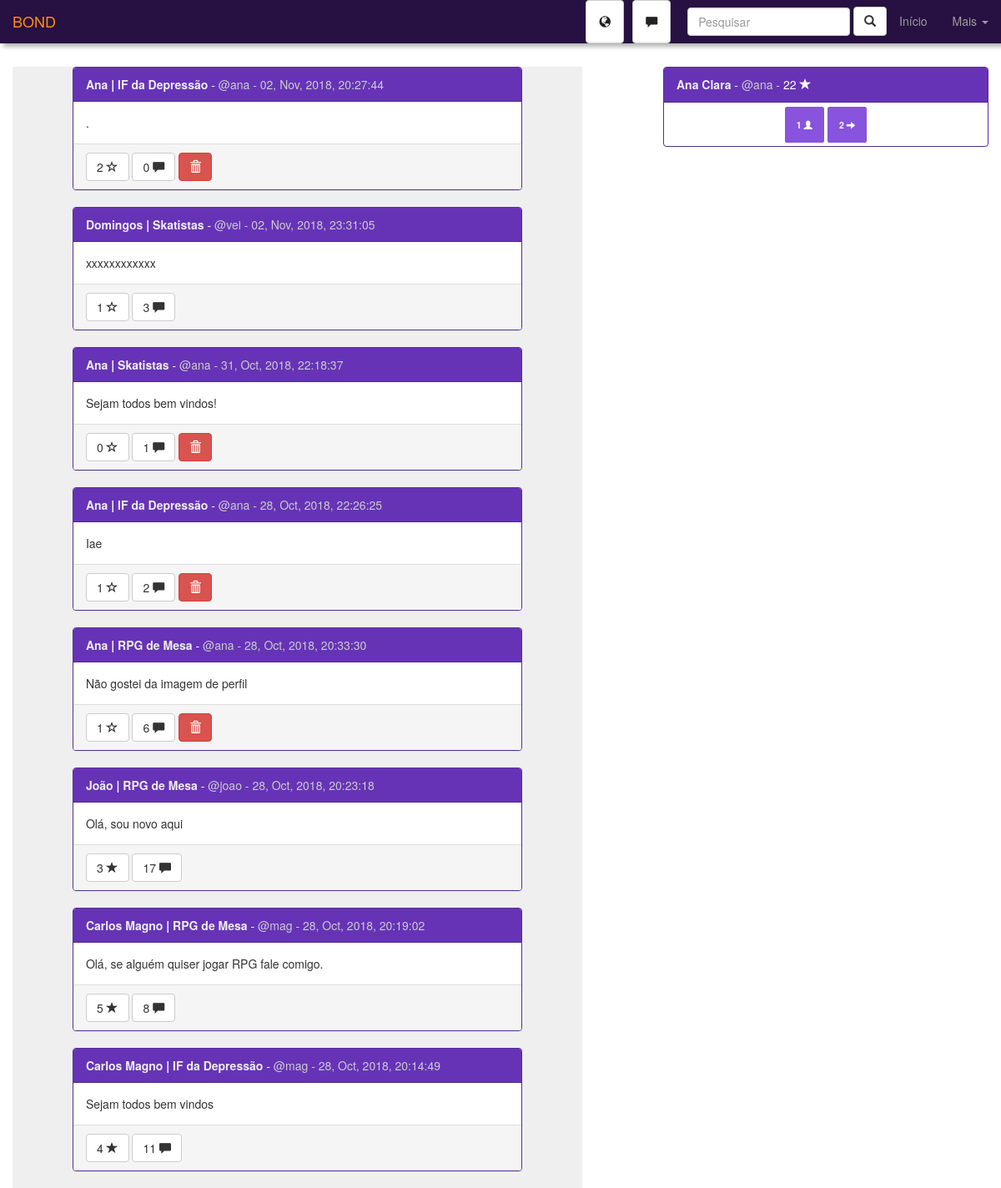
Page /home.php (signed in) on the committed database.
### tables this page shows
CREATE TABLE IF NOT EXISTS `posts` (
  `id_post` int(11) NOT NULL AUTO_INCREMENT,
  `user` int(11) NOT NULL,
  `community` int(11) NOT NULL,
  `post_text` text NOT NULL,
  `post_pic` varchar(200) DEFAULT NULL,
  `r_date` datetime DEFAULT CURRENT_TIMESTAMP,
  `likes` int(11) DEFAULT '0',
  PRIMARY KEY (`id_post`)
);

CREATE TABLE IF NOT EXISTS `users` (
  `id_user` int(11) NOT NULL AUTO_INCREMENT,
  `username` varchar(20) NOT NULL,
  `first_name` varchar(60) NOT NULL,
  `last_name` varchar(80) NOT NULL,
  `birthday` date NOT NULL,
  `profile_pic` varchar(200) DEFAULT 'assets/img/default-user-icon.png',
  `passwd` varchar(32) NOT NULL,
  `r_date` datetime NOT NULL DEFAULT CURRENT_TIMESTAMP,
  `gender` enum('M','F','O') DEFAULT NULL,
  `stars` int(11) DEFAULT '0',
  `followers` int(11) DEFAULT '0',
  `following` int(11) DEFAULT '0',
  PRIMARY KEY (`id_user`)
);

CREATE TABLE IF NOT EXISTS `communities` (
  `id_community` int(11) NOT NULL AUTO_INCREMENT,
  `community_name` varchar(100) NOT NULL,
  `r_date` datetime DEFAULT CURRENT_TIMESTAMP,
  `profile_pic` varchar(200) DEFAULT 'assets/img/default-community-icon.png',
  `community_description` varchar(500) DEFAULT NULL,
  `members` int(11) DEFAULT '0',
  PRIMARY KEY (`id_community`)
);

### home.php (the view, shortened to what this page needs)
<?php
include "inc/functions/connection.php";
$id_user = $_SESSION["id_user"];
$conn = connect();
$sql = "SELECT sender FROM `messages` WHERE receiver = $id_user AND seen = 'n' group by sender";
if($q = mysqli_query($conn, $sql)){
    $messages_qnt = 0;
  }else{
    $messages_qnt = 0;
}
$conn = connect();
$sql = "SELECT COUNT(*) as qnt FROM notifications WHERE user = $id_user AND seen = 'n'";
if($q = mysqli_query($conn, $sql)){
  $notifications = mysqli_fetch_assoc($q)["qnt"];
}else{
  $notifications = 0;
}
?>
<!DOCTYPE html>
<html lang="PT-BR">
  <head>
    <link href="css/bootstrap.min.css" rel="stylesheet">
    <link rel="stylesheet" href="css/pattern.css">
  </head>
<body>
<nav class="navbar navbar-inverse navbar-fixed-top" id="navbar-menu">
  <div class="container-fluid">
    <div class="navbar-header">
      <a class="navbar-brand" href="#">BOND</a>
    </div>
    <div class="collapse navbar-collapse" id="bs-example-navbar-collapse-1">
      <ul class="nav navbar-nav navbar-right">
      <li>
        <?php
        if($notifications>0){
          echo '<a href="notifications.php" title="Notificações" class="btn btn-warning notification-btn" id="dark-text-nav"
          style="margin:auto 5px">'.$notifications
          .' <span class="glyphicon glyphicon-globe"></span></a>';
        }else{
          echo '<a href="notifications.php" title="Notificações" class="btn btn-default notification-btn" id="dark-text-nav" style="margin:auto 5px">
          <span class="glyphicon glyphicon-globe"></span></a>';
        }
        ?></li>
        <li>
        <?php
        if($messages_qnt>0){
          echo '<a href="chat.php" title="Mensagens" class="btn btn-warning chat-btn" id="dark-text-nav" style="margin:auto 5px">'.$messages_qnt
          .' <span class="glyphicon glyphicon-comment"></span></a>';
        }else{
          echo '<a href="chat.php" title="Mensagens" class="btn btn-default chat-btn" id="dark-text-nav"
           style="margin:auto 5px"><span class="glyphicon glyphicon-comment"></span></a>';
        }
        ?>
        </li>
        <li>
    <form class="navbar-form navbar-right" onsubmit="return false">
      <div class="form-group">
        <input type="text" id="nav-search-input" class="form-control" placeholder="Pesquisar" value="<?php if(isset($_GET["q"])){echo $_GET["q"];} ?>">
      </div>
      <a id="nav-search-submit" class="btn btn-default hidden-xs"><label class="glyphicon glyphicon-search"></label></a>
    </form>
      </li>
        <li><a href="home.php">Início</a></li>
        <li class="dropdown">
          <a href="#" class="dropdown-toggle" data-toggle="dropdown"
          role="button" aria-haspopup="true" aria-expanded="false">Mais <span class="caret"></span></a>
        </li>
      </ul>
    </div>
  </div>
</nav>
<div class="container" id="main-container">
<div class="row">
<div class="col-xs-12 col-lg-7">
<div class="row panel-gray">
    <div class="col-lg-10 col-lg-offset-1">
        <?php
         $conn = connect();
         $sql = "SELECT * FROM is_part_of WHERE user = $id_user";
         if($query = mysqli_query($conn, $sql)){
           $array = array();
           while($row = mysqli_fetch_assoc($query)){
             $array[] = $row;
            }
          $array2 = array();
          foreach($array as $communities){
            $id_community = $communities["community"];
            $sql = "SELECT *, date_format(posts.r_date, '%d, %b, %Y, %T') as data_f, UNIX_TIMESTAMP(posts.r_date) as utimestamp FROM posts
            JOIN users ON posts.user = users.id_user JOIN communities ON posts.community = communities.id_community
            WHERE community = '$id_community' ORDER BY posts.likes DESC, users.first_name";
            if($query2 = mysqli_query($conn, $sql)){
              while($post = mysqli_fetch_assoc($query2)){
                $array2[] = $post;
              }
            }
          }
          usort($array2, "organizer");
          foreach($array2 as $post){
            $text = $post["post_text"];
            $likes = $post["likes"];
            $id_post = $post["id_post"];
            $id_community = $post["id_community"];
            $sql = "SELECT count(*) as comments FROM comments WHERE post = $id_post";
            if($q = mysqli_query($conn, $sql)){
                $comments_qnt = mysqli_fetch_assoc($q)["comments"];
            }else{
                $comments_qnt = '';
            }
            if($post["user"] == $id_user){
              $link = "profile.php";
            }else{
              $link = "see_profile.php?p=".$post["user"];
            }
            echo "<div class='panel panel-primary'>
            <div class='panel-heading'><a href='$link' class='gray-text-link'><strong>".$post["first_name"]."</a> |
            <a href='see_community.php?c=$id_community' class='gray-text-link'>".$post["community_name"]
            ."</a></strong> - <span class='gray-text'>@".$post["username"]." - ";
            echo $post["data_f"]."</span></div>
            <div class='panel-body'>
             $text
            </div>
            <div class='panel-footer'> ";
            $sql = "SELECT * FROM likes WHERE post = $id_post AND user = $id_user";
            if(isset(mysqli_fetch_assoc(mysqli_query($conn, $sql))["post"])){
             echo "<a href='like_post.php?p=$id_post&m=unlike&l=home.php'
             title='Gostei' class='btn btn-default' id='like-btn'>$likes <span class='glyphicon glyphicon-star'>
             </span></a>";
            }else{
              echo "<a href='like_post.php?p=$id_post&m=like&l=home.php'
               title='Não gostei' class='btn btn-default' id='like-btn'>$likes <span class='glyphicon glyphicon-star-empty'>
               </span></a>";
            }
            echo " <a href='see_post.php?p=$id_post'
             title='Comentar' class='btn btn-default' id='like-btn'>".$comments_qnt." <span class='glyphicon glyphicon-comment'>
             </span></a>";
            if($post["id_user"] == $id_user){
             echo " <a href='del_post.php?p=$id_post&l=home.php'
             title='Apagar' class='btn btn-danger' id='like-btn'><span class='glyphicon glyphicon-trash'>
             </span></a>";
            }
            echo "</div>
          </div>";
          }
          }
        ?>
    </div>
</div>
</div>
<div class="col-xs-12 col-lg-4 col-lg-offset-1">
  <div class="row">
  <div class="panel panel-primary">
    <div class="panel-heading">
      <strong><a href='profile.php' class='gray-text-link'><?php
      $conn = connect();
      $sql = "SELECT * FROM users WHERE id_user = $id_user";
      if($query = mysqli_query($conn, $sql)){
        $user = mysqli_fetch_assoc($query);
        echo $user["first_name"].' '.$user["last_name"];
      }
      mysqli_close($conn);?>
      </a></strong>
      <?php
      echo ' - <span class="gray-text"> @'.$user["username"].' - </span>';
      ?>
          <?php echo $user["stars"] ?>
        <label class='glyphicon glyphicon-star'></label>
    </div>
    <div class="panel-body">
      <center>
        <label title='Seguidores' class='label label-default' style="padding:14px">
            <?php
           echo $user["followers"];
           ?>
        <label class='glyphicon glyphicon-user'></label></label>
        <label title='Seguindo' class='label label-default' style="padding:14px">
            <?php
           echo $user["following"];
           ?>
        <label class='glyphicon glyphicon-arrow-right'></label></label>
      </center>
    </div>
  </div>
  </div>
</div>
</div>
</div>
</body>
</html>

### css/pattern.css (style rules this page uses)
.panel-gray { background: rgba(100, 100, 100, 0.1); }
.gray-text { color: #ccc; }
.gray-text-link { color: #eee; }
#navbar-menu, #navbar-menu2 { border-bottom: none; box-shadow: 4px 4px 5px rgba(10,10,10,0.3); color: #bbb; }
#main-container { padding-top: 80px; }
#dark-text-nav { color: #222; }

### rows in the picture
posts: users.first_name "Ana", communities.community_name "IF da Depressão", users.username "ana", data_f "02, Nov, 2018, 20:27:44", post_text ".", likes "2", comments_qnt "0"
posts: users.first_name "Domingos", communities.community_name "Skatistas", users.username "vei", data_f "02, Nov, 2018, 23:31:05", post_text "xxxxxxxxxxxx", likes "1", comments_qnt "3"
posts: users.first_name "Ana", communities.community_name "Skatistas", users.username "ana", data_f "31, Oct, 2018, 22:18:37", post_text "Sejam todos bem vindos!", likes "0", comments_qnt "1"
posts: users.first_name "Ana", communities.community_name "IF da Depressão", users.username "ana", data_f "28, Oct, 2018, 22:26:25", post_text "Iae", likes "1", comments_qnt "2"
posts: users.first_name "Ana", communities.community_name "RPG de Mesa", users.username "ana", data_f "28, Oct, 2018, 20:33:30", post_text "Não gostei da imagem de perfil", likes "1", comments_qnt "6"
posts: users.first_name "João", communities.community_name "RPG de Mesa", users.username "joao", data_f "28, Oct, 2018, 20:23:18", post_text "Olá, sou novo aqui", likes "3", comments_qnt "17"
posts: users.first_name "Carlos Magno", communities.community_name "RPG de Mesa", users.username "mag", data_f "28, Oct, 2018, 20:19:02", post_text "Olá, se alguém quiser jogar RPG fale comigo.", likes "5", comments_qnt "8"
posts: users.first_name "Carlos Magno", communities.community_name "IF da Depressão", users.username "mag", data_f "28, Oct, 2018, 20:14:49", post_text "Sejam todos bem vindos", likes "4", comments_qnt "11"
users: first_name "Ana", last_name "Clara", username "ana", stars "22", followers "1", following "2"
